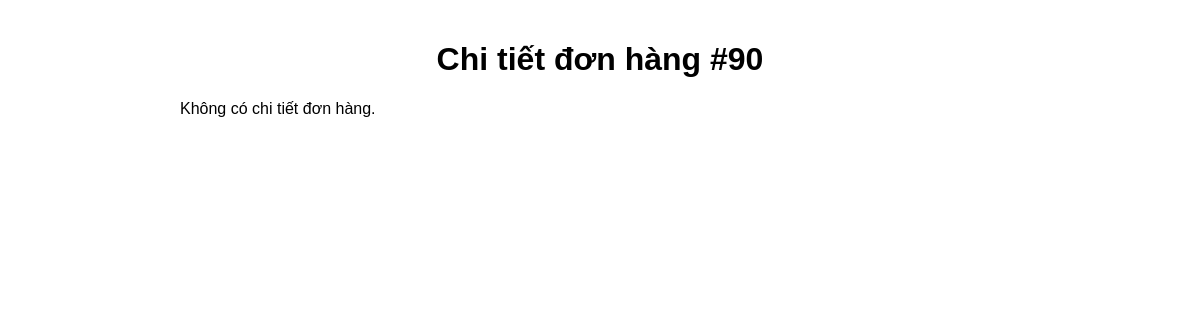
The app's page /admin/view/order_details.php?id=90 (signed in), older data.
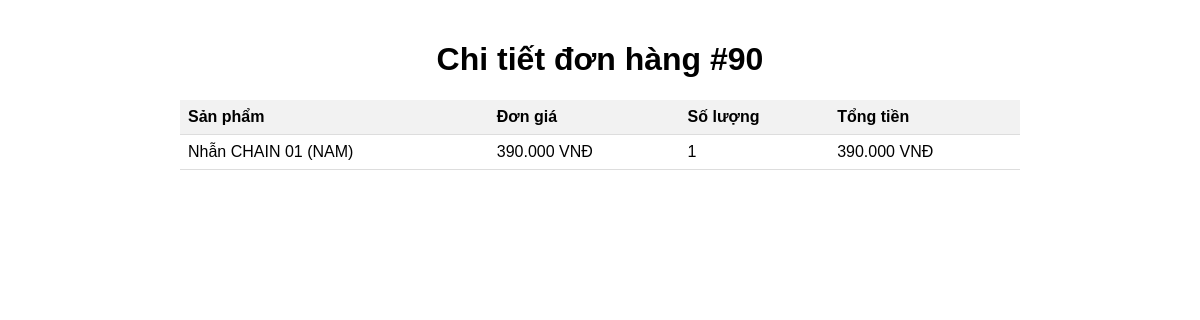
The same page, newer data.
### tables this page shows
CREATE TABLE `order_details` (
  `id` int(11) NOT NULL,
  `order_id` int(100) NOT NULL,
  `product_id` int(10) NOT NULL,
  `price` decimal(10,0) NOT NULL,
  `quantity` int(11) NOT NULL
);

CREATE TABLE `products` (
  `id` int(10) NOT NULL,
  `name` varchar(50) NOT NULL,
  `qty` int(20) NOT NULL,
  `price` int(20) NOT NULL,
  `method` varchar(500) NOT NULL,
  `image` varchar(50) NOT NULL,
  `id_type` int(10) NOT NULL
);

### admin/view/order_details.php (the view, shortened to what this page needs)
<?php
$conn = mysqli_connect('localhost', 'root', '', 'dbtrangsuc') or die('Kết nối thất bại');
$order_id = $_GET["id"];
$sql = "SELECT od.product_id, p.name, od.price, od.quantity
        FROM order_details od
        JOIN products p ON od.product_id = p.id
        WHERE od.order_id = $order_id";
$result = mysqli_query($conn, $sql);
?>
<!DOCTYPE html>
<html>
<head>
</head>
<body>
    <h1>Chi tiết đơn hàng #<?php echo $order_id; ?></h1>
    <?php if (mysqli_num_rows($result) > 0) { ?>
        <table>
            <tr>
                <th>Sản phẩm</th>
                <th>Đơn giá</th>
                <th>Số lượng</th>
                <th>Tổng tiền</th>
            </tr>
            <?php while ($row = mysqli_fetch_assoc($result)) { ?>
                <?php $total_price = $row["price"] * $row["quantity"]; ?>
                <tr>
                    <td><?php echo $row["name"]; ?></td>
                    <td><?php echo number_format($row["price"], 0, ',', '.') . " VNĐ"; ?></td>
                    <td><?php echo $row["quantity"]; ?></td>
                    <td><?php echo number_format($total_price, 0, ',', '.') . " VNĐ"; ?></td>
                </tr>
            <?php } ?>
        </table>
    <?php } else { ?>
        <p>Không có chi tiết đơn hàng.</p>
    <?php } ?>
</body>
</html>

Row changes from the older to the newer data that the page shows:
added order_details: product.name "Nhẫn CHAIN 01 (NAM)", price "390.000", quantity "1", total_price "390.000"
Text that changed along with them:
text no longer shown: "Không có chi tiết đơn hàng."
text now shown: "Sản phẩm Đơn giá Số lượng Tổng tiền"
